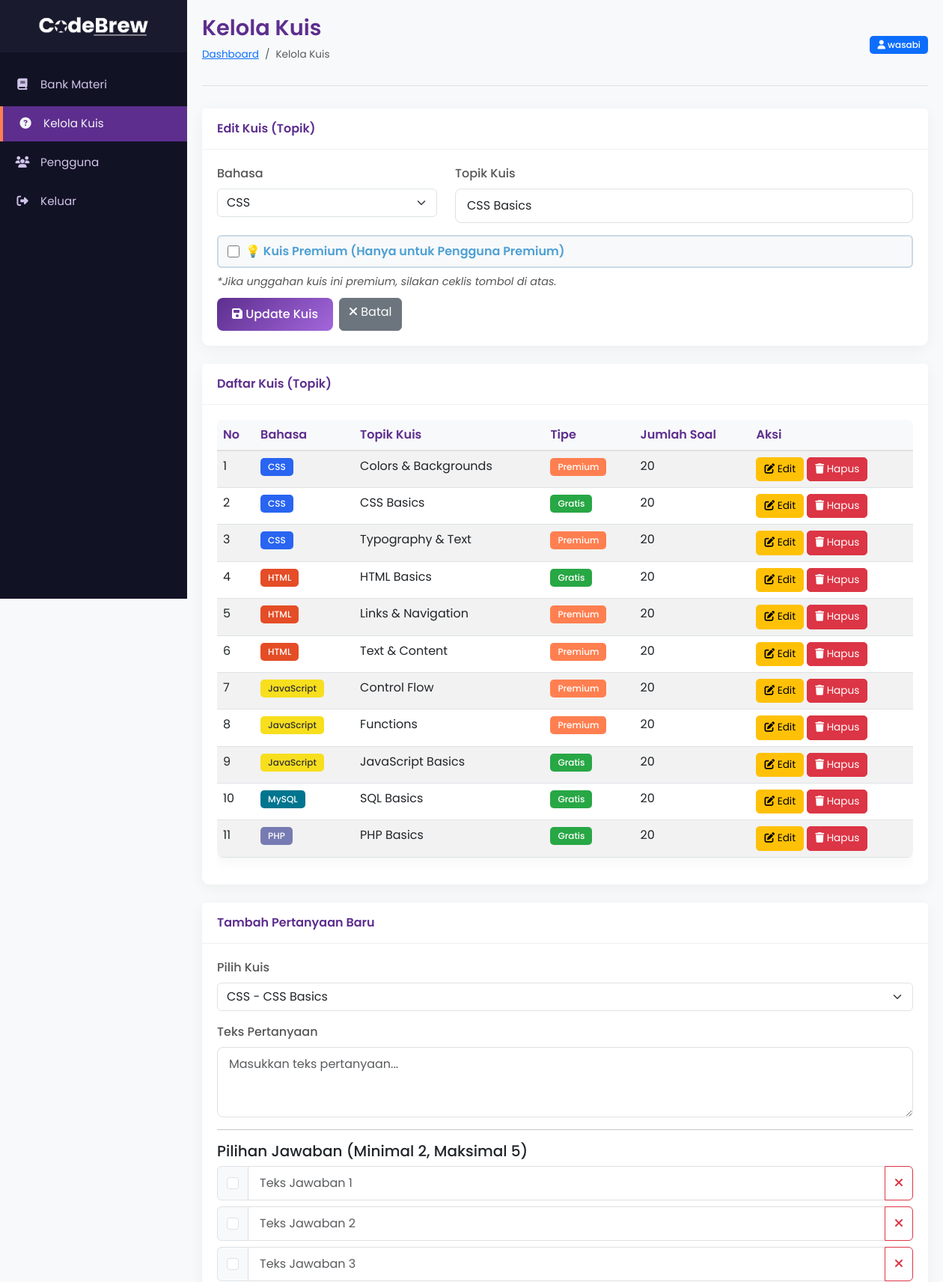
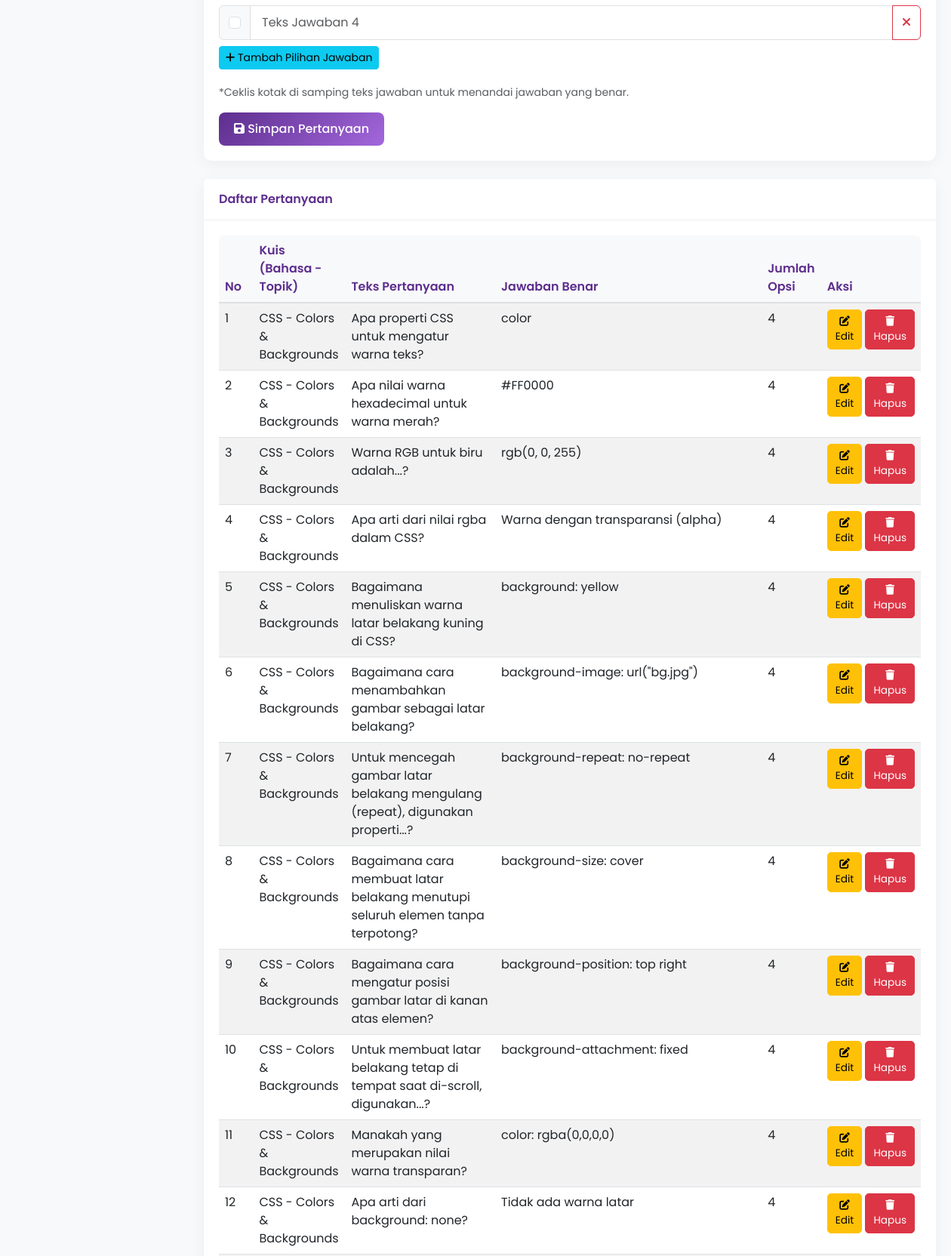
Page /admin/manage_quiz.php?edit_quiz=9 (signed in, upper part) on the committed database (2 pictures, top to bottom).
### tables this page shows
CREATE TABLE `quizzes` (
  `quiz_id` int NOT NULL,
  `language` varchar(50) NOT NULL,
  `topic` varchar(255) NOT NULL,
  `is_premium` tinyint(1) DEFAULT '0',
  `admin_id` int DEFAULT NULL,
  `created_at` datetime DEFAULT CURRENT_TIMESTAMP,
  `updated_at` datetime DEFAULT CURRENT_TIMESTAMP ON UPDATE CURRENT_TIMESTAMP,
  `total_questions` int DEFAULT '0'
);

CREATE TABLE `questions` (
  `question_id` int NOT NULL,
  `quiz_id` int NOT NULL,
  `question_text` text NOT NULL,
  `question_type` varchar(50) DEFAULT 'multiple_choice',
  `admin_id` int DEFAULT NULL,
  `created_at` datetime DEFAULT CURRENT_TIMESTAMP,
  `updated_at` datetime DEFAULT CURRENT_TIMESTAMP ON UPDATE CURRENT_TIMESTAMP
);

### admin/manage_quiz.php (the view, shortened to what the rows shown need)
<?php
include_once '../connection.php';
$quiz_id = $language = $topic = '';
if (isset($_GET['edit_quiz']) && !empty($_GET['edit_quiz'])) {
    $editId = $_GET['edit_quiz'];
    $editQuery = "SELECT * FROM quizzes WHERE quiz_id = ?";
    $stmt = $conn->prepare($editQuery);
    $stmt->bind_param("i", $editId);
    $stmt->execute();
    $result = $stmt->get_result();
    if ($result->num_rows > 0) {
        $row = $result->fetch_assoc();
        $language = $row['language'];
        $topic = $row['topic'];
        $is_premium = $row['is_premium'];
    }
}
$quizzes_data = [];
$quizResult = $conn->query("SELECT quiz_id, language, topic, is_premium, total_questions FROM quizzes ORDER BY language, topic");
if ($quizResult) {
    while ($row = $quizResult->fetch_assoc()) {
        $quizzes_data[] = $row;
    }
}
$questions_data = [];
$questionResult = $conn->query("
    SELECT
        q.question_id,
        q.question_text,
        qz.language,
        qz.topic,
        GROUP_CONCAT(CASE WHEN a.is_correct = 1 THEN a.answer_text ELSE NULL END SEPARATOR ' || ') AS correct_answers_text,
        COUNT(a.answer_id) AS total_answers
    FROM questions q
    JOIN quizzes qz ON q.quiz_id = qz.quiz_id
    LEFT JOIN answers a ON q.question_id = a.question_id
    GROUP BY q.question_id
    ORDER BY qz.language, qz.topic, q.question_id
");
if ($questionResult) {
    while ($row = $questionResult->fetch_assoc()) {
        $questions_data[] = $row;
    }
}
?>
<!DOCTYPE html>
<html lang="id">
<head>
    <link rel="stylesheet" href="https://cdnjs.cloudflare.com/ajax/libs/font-awesome/6.4.0/css/all.min.css">
    <link href="https://cdn.jsdelivr.net/npm/bootstrap@5.3.0-alpha1/dist/css/bootstrap.min.css" rel="stylesheet">
</head>
<body>
    <div class="main-content">
        <div class="content-header">
            <div class="d-flex justify-content-between align-items-center">
                <div>
                    <h1>Kelola Kuis</h1>
                </div>
            </div>
        </div>
        <div class="card mb-4">
            <div class="card-body">
                <form method="POST" action="manage_quiz.php">
                    <div class="row mb-3">
                        <div class="col-md-4">
                            <label for="language" class="form-label">Bahasa</label>
                            <select class="form-select" id="language" name="language" required>
                                <option value="CSS" <?php echo $language == 'CSS' ? 'selected' : ''; ?>>CSS</option>
                            </select>
                        </div>
                        <div class="col-md-8">
                            <label for="topic" class="form-label">Topik Kuis</label>
                            <input type="text" class="form-control" id="topic" name="topic" placeholder="Contoh: HTML Basics, CSS Layout" value="<?php echo htmlspecialchars($topic); ?>" required>
                        </div>
                    </div>
                    <label class="premium-check">
                        <input type="checkbox" id="is_premium" name="is_premium"
                            <?php echo (isset($is_premium) && $is_premium) ? 'checked' : ''; ?>>
                        <span>💡 Kuis Premium (Hanya untuk Pengguna Premium)</span>
                    </label>
                </form>
            </div>
        </div>
        <div class="card mb-4">
            <div class="card-body">
                <?php if (!empty($quizzes_data)): ?>
                    <div class="table-responsive">
                        <table class="table table-striped table-hover">
                            <thead>
                                <tr>
                                    <th>No</th>
                                    <th>Bahasa</th>
                                    <th>Topik Kuis</th>
                                    <th>Tipe</th>
                                    <th>Jumlah Soal</th>
                                    <th>Aksi</th>
                                </tr>
                            </thead>
                            <tbody>
                                <?php
                                $no = 1;
                                foreach ($quizzes_data as $quiz_row):
                                    $badgeClass = 'badge-';
                                    switch ($quiz_row['language']) {
                                        case 'HTML':
                                            $badgeClass .= 'html';
                                            break;
                                        case 'CSS':
                                            $badgeClass .= 'css';
                                            break;
                                        case 'JavaScript':
                                            $badgeClass .= 'javascript';
                                            break;
                                        case 'PHP':
                                            $badgeClass .= 'php';
                                            break;
                                        case 'MySQL':
                                            $badgeClass .= 'mysql';
                                            break;
                                    }
                                ?>
                                    <tr>
                                        <td><?php echo $no++; ?></td>
                                        <td><span class="badge <?php echo $badgeClass; ?>"><?php echo htmlspecialchars($quiz_row['language']); ?></span></td>
                                        <td><?php echo htmlspecialchars($quiz_row['topic']); ?></td>
                                        <td>
                                            <span class="badge <?php echo ($quiz_row['is_premium'] ? 'badge-premium' : 'badge-free'); ?>">
                                                <?php echo ($quiz_row['is_premium'] ? 'Premium' : 'Gratis'); ?>
                                            </span>
                                        </td>
                                        <td><?php echo htmlspecialchars($quiz_row['total_questions']); ?></td>
                                        <td>
                                            <div class="d-flex gap-1">
                                                <a href="manage_quiz.php?edit_quiz=<?php echo $quiz_row['quiz_id']; ?>" class="btn btn-sm btn-warning table-action-btn">
                                                    <i class="fas fa-edit"></i> Edit
                                                </a>
                                                <button type="button" onclick="confirmDeleteQuiz(<?php echo $quiz_row['quiz_id']; ?>)" class="btn btn-sm btn-danger table-action-btn">
                                                    <i class="fas fa-trash"></i> Hapus
                                                </button>
                                            </div>
                                        </td>
                                    </tr>
                                <?php endforeach; ?>
                            </tbody>
                        </table>
                    </div>
                <?php else: ?>
                    <div class="alert alert-info mb-0">
                        <i class="fas fa-info-circle"></i> Belum ada kuis yang ditambahkan.
                    </div>
                <?php endif; ?>
            </div>
        </div>
        <div class="card mb-4">
            <div class="card-body">
                <?php if (!empty($questions_data)): ?>
                    <div class="table-responsive">
                        <table class="table table-striped table-hover">
                            <thead>
                                <tr>
                                    <th>No</th>
                                    <th>Kuis (Bahasa - Topik)</th>
                                    <th>Teks Pertanyaan</th>
                                    <th>Jawaban Benar</th>
                                    <th>Jumlah Opsi</th>
                                    <th>Aksi</th>
                                </tr>
                            </thead>
                            <tbody>
                                <?php
                                $no = 1;
                                foreach ($questions_data as $q_row):
                                ?>
                                    <tr>
                                        <td><?php echo $no++; ?></td>
                                        <td><?php echo htmlspecialchars($q_row['language'] . ' - ' . $q_row['topic']); ?></td>
                                        <td><?php echo htmlspecialchars($q_row['question_text']); ?></td>
                                        <td><?php echo htmlspecialchars($q_row['correct_answers_text'] ?: 'N/A'); ?></td>
                                        <td><?php echo htmlspecialchars($q_row['total_answers']); ?></td>
                                        <td>
                                            <div class="d-flex gap-1">
                                                <a href="manage_quiz.php?edit_question=<?php echo $q_row['question_id']; ?>" class="btn btn-sm btn-warning table-action-btn">
                                                    <i class="fas fa-edit"></i> Edit
                                                </a>
                                                <button type="button" onclick="confirmDeleteQuestion(<?php echo $q_row['question_id']; ?>)" class="btn btn-sm btn-danger table-action-btn">
                                                    <i class="fas fa-trash"></i> Hapus
                                                </button>
                                            </div>
                                        </td>
                                    </tr>
                                <?php endforeach; ?>
                            </tbody>
                        </table>
                    </div>
                <?php else: ?>
                    <div class="alert alert-info mb-0">
                        <i class="fas fa-info-circle"></i> Belum ada pertanyaan yang ditambahkan.
                    </div>
                <?php endif; ?>
            </div>
        </div>
    </div>
</body>
</html>

### rows in the picture
quizzes: language "CSS", topic "CSS Basics", shows "Gratis", total_questions "20"
quizzes: language "CSS", topic "Colors & Backgrounds", is_premium "Premium", total_questions "20"
quizzes: language "CSS", topic "Typography & Text", is_premium "Premium", total_questions "20"
quizzes: language "HTML", topic "HTML Basics", is_premium "Gratis", total_questions "20"
quizzes: language "HTML", topic "Links & Navigation", is_premium "Premium", total_questions "20"
quizzes: language "HTML", topic "Text & Content", is_premium "Premium", total_questions "20"
quizzes: language "JavaScript", topic "Control Flow", is_premium "Premium", total_questions "20"
quizzes: language "JavaScript", topic "Functions", is_premium "Premium", total_questions "20"
quizzes: language "JavaScript", topic "JavaScript Basics", is_premium "Gratis", total_questions "20"
quizzes: language "MySQL", topic "SQL Basics", is_premium "Gratis", total_questions "20"
quizzes: language "PHP", topic "PHP Basics", is_premium "Gratis", total_questions "20"
questions: quiz.topic "CSS - Colors & Backgrounds", question_text "Apa properti CSS untuk mengatur warna teks?", correct_answers_text "color", total_answers "4"
questions: quiz.topic "CSS - Colors & Backgrounds", question_text "Apa nilai warna hexadecimal untuk warna merah?", correct_answers_text "#FF0000", total_answers "4"
questions: quiz.topic "CSS - Colors & Backgrounds", question_text "Warna RGB untuk biru adalah...?", correct_answers_text "rgb(0, 0, 255)", total_answers "4"
questions: quiz.topic "CSS - Colors & Backgrounds", question_text "Apa arti dari nilai rgba dalam CSS?", correct_answers_text "Warna dengan transparansi (alpha)", total_answers "4"
questions: quiz.topic "CSS - Colors & Backgrounds", question_text "Bagaimana menuliskan warna latar belakang kuning di CSS?", correct_answers_text "background: yellow", total_answers "4"
questions: quiz.topic "CSS - Colors & Backgrounds", question_text "Bagaimana cara menambahkan gambar sebagai latar belakang?", correct_answers_text "background-image: url(\"bg.jpg\")", total_answers "4"
questions: quiz.topic "CSS - Colors & Backgrounds", question_text "Untuk mencegah gambar latar belakang mengulang (repeat), digunakan properti...?", correct_answers_text "background-repeat: no-repeat", total_answers "4"
questions: quiz.topic "CSS - Colors & Backgrounds", question_text "Bagaimana cara membuat latar belakang menutupi seluruh elemen tanpa terpotong?", correct_answers_text "background-size: cover", total_answers "4"
questions: quiz.topic "CSS - Colors & Backgrounds", question_text "Bagaimana cara mengatur posisi gambar latar di kanan atas elemen?", correct_answers_text "background-position: top right", total_answers "4"
questions: quiz.topic "CSS - Colors & Backgrounds", question_text "Untuk membuat latar belakang tetap di tempat saat di-scroll, digunakan...?", correct_answers_text "background-attachment: fixed", total_answers "4"
questions: quiz.topic "CSS - Colors & Backgrounds", question_text "Manakah yang merupakan nilai warna transparan?", correct_answers_text "color: rgba(0,0,0,0)", total_answers "4"
questions: quiz.topic "CSS - Colors & Backgrounds", question_text "Apa arti dari background: none?", correct_answers_text "Tidak ada warna latar", total_answers "4"

### other values in the picture
$_SESSION['username'] "wasabi"
form field quiz_id_for_question "CSS - CSS Basics"
